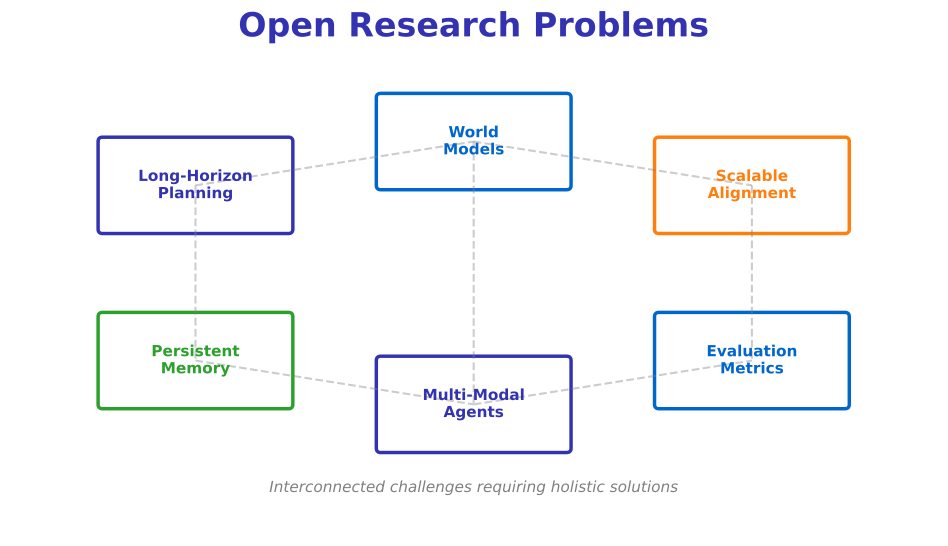

The Python source for this figure:
"""
Open Research Problems in Agents
Week 12 - Research Frontiers
"""

from pathlib import Path

import matplotlib.patches as mpatches
import matplotlib.pyplot as plt
import numpy as np
from matplotlib.patches import FancyBboxPatch

plt.rcParams.update(
    {
        "font.size": 24,
        "axes.labelsize": 24,
        "axes.titlesize": 26,
        "figure.figsize": (10, 6),
        "figure.dpi": 150,
        "font.family": "sans-serif",
    }
)

MLPURPLE = "#3333B2"
MLBLUE = "#0066CC"
MLORANGE = "#FF7F0E"
MLGREEN = "#2CA02C"
MLRED = "#D62728"
MLGRAY = "#7F7F7F"

fig, ax = plt.subplots(figsize=(10, 6))
ax.set_xlim(0, 10)
ax.set_ylim(0, 6)
ax.axis("off")

ax.text(
    5, 5.7, "Open Research Problems", fontsize=24, fontweight="bold", ha="center", color=MLPURPLE
)

# Problems as interconnected nodes
problems = [
    (2.0, 4.0, "Long-Horizon\nPlanning", MLPURPLE),
    (5.0, 4.5, "World\nModels", MLBLUE),
    (8.0, 4.0, "Scalable\nAlignment", MLORANGE),
    (2.0, 2.0, "Persistent\nMemory", MLGREEN),
    (5.0, 1.5, "Multi-Modal\nAgents", MLPURPLE),
    (8.0, 2.0, "Evaluation\nMetrics", MLBLUE),
]

for x, y, name, color in problems:
    box = FancyBboxPatch(
        (x - 1.0, y - 0.5),
        2.0,
        1.0,
        boxstyle="round,pad=0.05",
        facecolor="white",
        edgecolor=color,
        linewidth=2.5,
    )
    ax.add_patch(box)
    ax.text(x, y, name, fontsize=11, ha="center", va="center", fontweight="bold", color=color)

# Connections
connections = [
    (2.0, 4.0, 5.0, 4.5),
    (5.0, 4.5, 8.0, 4.0),
    (2.0, 2.0, 5.0, 1.5),
    (5.0, 1.5, 8.0, 2.0),
    (2.0, 4.0, 2.0, 2.0),
    (8.0, 4.0, 8.0, 2.0),
    (5.0, 4.5, 5.0, 1.5),
]

for x1, y1, x2, y2 in connections:
    ax.plot([x1, x2], [y1, y2], "--", color=MLGRAY, alpha=0.4, linewidth=1.5)

# Central note
ax.text(
    5,
    0.5,
    "Interconnected challenges requiring holistic solutions",
    fontsize=11,
    ha="center",
    color=MLGRAY,
    style="italic",
)

plt.tight_layout()
plt.savefig(Path(__file__).parent / "open_problems.pdf", dpi=300, bbox_inches="tight", facecolor="white")
plt.close()
print(f"Chart saved to {Path(__file__).parent / 'open_problems.pdf'}")
